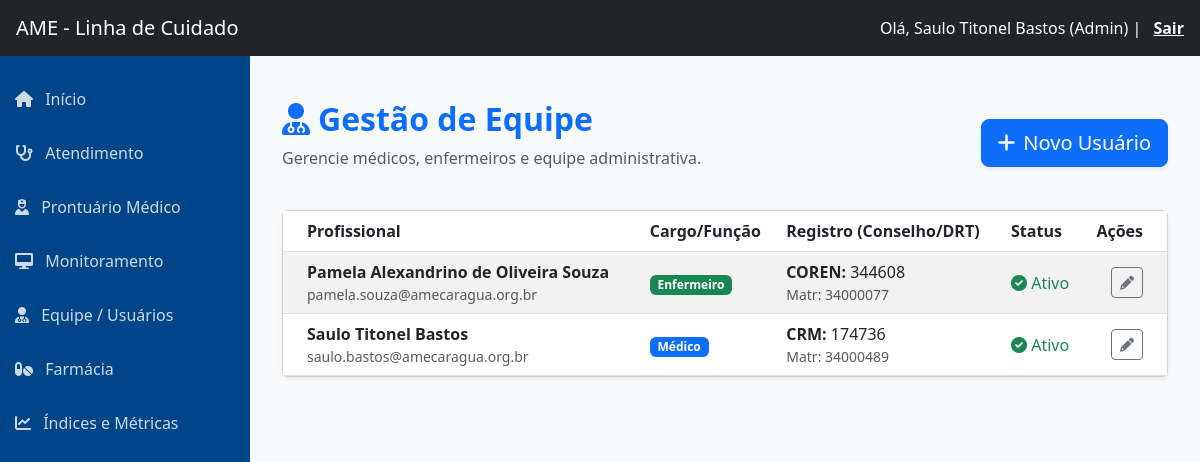
Screenshot of /usuarios/ (signed in) with the database file from the repository.
### core/models.py (models this page shows, shortened)
class Usuario(AbstractUser):
    mudar_senha = models.BooleanField(default=False, verbose_name="Forçar Troca de Senha")
    email_verificado = models.BooleanField(default=False, verbose_name="Email Verificado")
    TIPO_PROFISSIONAL_CHOICES = [
        ('MED', 'Médico'),
        ('ENF', 'Enfermeiro'),
        ('NUT', 'Nutricionista'),
        ('FAR', 'Farmacêutico'),
    ]
    TIPO_REGISTRO_CHOICES = [
        ('CRM', 'CRM'),
        ('COREN', 'COREN'),
        ('CRN', 'CRN'),
        ('CRF', 'CRF'),
    ]
    tipo_profissional = models.CharField(
        max_length=3,
        choices=TIPO_PROFISSIONAL_CHOICES,
        null=True,
        blank=True,
        verbose_name="Tipo Profissional"
    )
    tipo_registro = models.CharField(
        max_length=10,
        choices=TIPO_REGISTRO_CHOICES,
        null=True,
        blank=True,
        verbose_name="Conselho (Ex: CRM)"
    )
    registro_profissional = models.CharField(
        max_length=20,
        null=True,
        blank=True,
        verbose_name="Número do Conselho"
    )
    drt = models.CharField(
        max_length=20,
        null=True,
        blank=True,
        verbose_name="DRT / Matrícula"
    )
    USERNAME_FIELD = 'username'
    REQUIRED_FIELDS = ['email', 'first_name', 'last_name']

### core/decorators.py (the view)
    def wrapper_func(request, *args, **kwargs):
        if request.user.is_authenticated and request.user.is_superuser:
            return view_func(request, *args, **kwargs)
        else:
            messages.error(request, "Você não tem permissão para acessar esta página.")
            return redirect('index')  # <--- CORREÇÃO: Mudado de 'home' para 'index'

### core/views.py (called while the page is built, shortened)
@login_required
@admin_only
def gestao_usuarios(request):
    users = Usuario.objects.all().order_by('first_name')
    return render(request, 'gestao_usuarios.html', {'users': users})

### core/templates/gestao_usuarios.html (shortened to what this page needs)
{% extends 'sidebar.html' %}
{% load static %}
{% block content %}
<div class="container mt-4">
    <div class="d-flex justify-content-between align-items-center mb-4">
        <div>
            <h2 class="text-primary fw-bold"><i class="fas fa-user-md me-2"></i>Gestão de Equipe</h2>
            <p class="text-muted">Gerencie médicos, enfermeiros e equipe administrativa.</p>
        </div>
        <button type="button" class="btn btn-primary btn-lg shadow-sm" onclick="abrirModalNovo()">
            <i class="fas fa-plus me-2"></i>Novo Usuário
        </button>
    </div>
    <div class="card shadow-sm">
        <div class="card-body p-0">
            <table class="table table-hover table-striped mb-0 align-middle">
                <thead class="bg-light">
                    <tr>
                        <th class="ps-4">Profissional</th>
                        <th>Cargo/Função</th>
                        <th>Registro (Conselho/DRT)</th>
                        <th>Status</th>
                        <th class="text-end pe-4">Ações</th>
                    </tr>
                </thead>
                <tbody>
                    {% for u in users %}
                    <tr>
                        <td class="ps-4">
                            <div class="fw-bold">{{ u.get_full_name|default:u.username }}</div>
                            <div class="small text-muted">{{ u.email }}</div>
                        </td>
                        <td>
                            {% if u.tipo_profissional == 'MED' %}<span class="badge bg-primary">Médico</span>
                            {% elif u.tipo_profissional == 'ENF' %}<span class="badge bg-success">Enfermeiro</span>
                            {% elif u.tipo_profissional == 'NUT' %}<span class="badge bg-warning text-dark">Nutricionista</span>
                            {% elif u.tipo_profissional == 'FAR' %}<span class="badge bg-info text-dark">Farmacêutico</span>
                            {% else %}<span class="badge bg-secondary">Administrativo</span>
                            {% endif %}
                        </td>
                        <td>
                            {% if u.tipo_registro and u.registro_profissional %}
                                <strong>{{ u.tipo_registro }}:</strong> {{ u.registro_profissional }}
                            {% endif %}
                            {% if u.drt %}
                                <div class="small text-muted">Matr: {{ u.drt }}</div>
                            {% endif %}
                        </td>
                        <td>
                            {% if u.is_active %}
                                <span class="text-success"><i class="fas fa-check-circle"></i> Ativo</span>
                            {% else %}
                                <span class="text-danger"><i class="fas fa-times-circle"></i> Inativo</span>
                            {% endif %}
                        </td>
                        <td class="text-end pe-4">
                            <button class="btn btn-sm btn-outline-secondary" onclick="editarUsuario({{ u.id }})" title="Editar">
                                <i class="fas fa-pencil-alt"></i>
                            </button>
                        </td>
                    </tr>
                    {% empty %}
                    <tr>
                        <td colspan="5" class="text-center py-4 text-muted">Nenhum usuário cadastrado.</td>
                    </tr>
                    {% endfor %}
                </tbody>
            </table>
        </div>
    </div>
</div>
{% endblock %}

### core/templates/sidebar.html (shortened to what this page needs)
{% load static %}
<!DOCTYPE html>
<html lang="pt-br">
<head>
    <link href="https://cdn.jsdelivr.net/npm/bootstrap@5.3.0/dist/css/bootstrap.min.css" rel="stylesheet">
    <link href="https://cdnjs.cloudflare.com/ajax/libs/font-awesome/6.0.0/css/all.min.css" rel="stylesheet">
</head>
<body>
    <nav class="navbar navbar-dark bg-dark px-3">
        <a class="navbar-brand" href="#">AME - Linha de Cuidado</a>
        <div class="text-white">
            Olá, {{ user.get_full_name|default:user.username }}
            {% if user.is_superuser %}(Admin){% endif %} |
            <a href="{% url 'logout' %}" class="text-white fw-bold ms-2" style="text-decoration: underline;">Sair</a>
        </div>
    </nav>
    <div class="wrapper">
        <nav class="sidebar">
            <ul class="list-unstyled mt-3">
                <li>
                    <a href="{% url 'index' %}">
                        <i class="fas fa-home me-2"></i> Início
                    </a>
                </li>
                {% if user.is_superuser or user.tipo_profissional == 'ENF' or user.tipo_profissional == 'NUT' or user.tipo_profissional == 'FAR' or user.tipo_profissional == 'MED' %}
                <li>
                    <a href="{% url 'atendimento_opcoes' %}">
                        <i class="fas fa-stethoscope me-2"></i> Atendimento
                    </a>
                </li>
                {% endif %}
                <li>
                    <a href="{% url 'atendimento_hub' %}">
                        <i class="fas fa-user-nurse me-2"></i> Prontuário Médico
                    </a>
                </li>
                {% if user.is_superuser or user.tipo_profissional == 'ENF' or user.tipo_profissional == 'NUT' or user.tipo_profissional == 'FAR' %}
                <li>
                    <a href="{% url 'monitoramento_lista' %}">
                        <i class="fas fa-desktop me-2"></i> Monitoramento
                    </a>
                </li>
                {% endif %}
                {% if user.is_superuser %}
                <li>
                    <a href="{% url 'gestao_usuarios' %}">
                        <i class="fas fa-user-md me-2"></i> Equipe / Usuários
                    </a>
                </li>
                <li>
                    <a href="{% url 'gestao_medicamentos' %}">
                        <i class="fas fa-pills me-2"></i> Farmácia
                    </a>
                </li>
                <li>
                    <a href="{% url 'indices' %}">
                        <i class="fas fa-chart-line me-2"></i> Índices e Métricas
                    </a>
                </li>
                {% endif %}
            </ul>
        </nav>
        <main class="content">
            {% block content %}
            {% endblock %}
        </main>
    </div>
</body>
</html>

### core/templates/sidebar.html (style rules this page uses)
body { min-height: 100vh; display: flex; flex-direction: column; }
.wrapper { display: flex; flex: 1; }
.sidebar { min-width: 250px; background-color: #004587; color: white; min-height: 100vh; }
.sidebar a { color: rgba(255,255,255,0.8); text-decoration: none; padding: 15px; display: block; }
.content { flex: 1; padding: 20px; background-color: #f8f9fa; }

### rows the page displays
Usuario: get_full_name "Saulo Titonel Bastos", email "saulo.bastos@amecaragua.org.br", tipo_profissional "Médico", tipo_registro "CRM", registro_profissional "174736", drt "34000489", is_active True (drawn)
Usuario: get_full_name "Pamela Alexandrino de Oliveira Souza", email "pamela.souza@amecaragua.org.br", tipo_profissional "Enfermeiro", tipo_registro "COREN", registro_profissional "344608", drt "34000077", is_active True (drawn)
